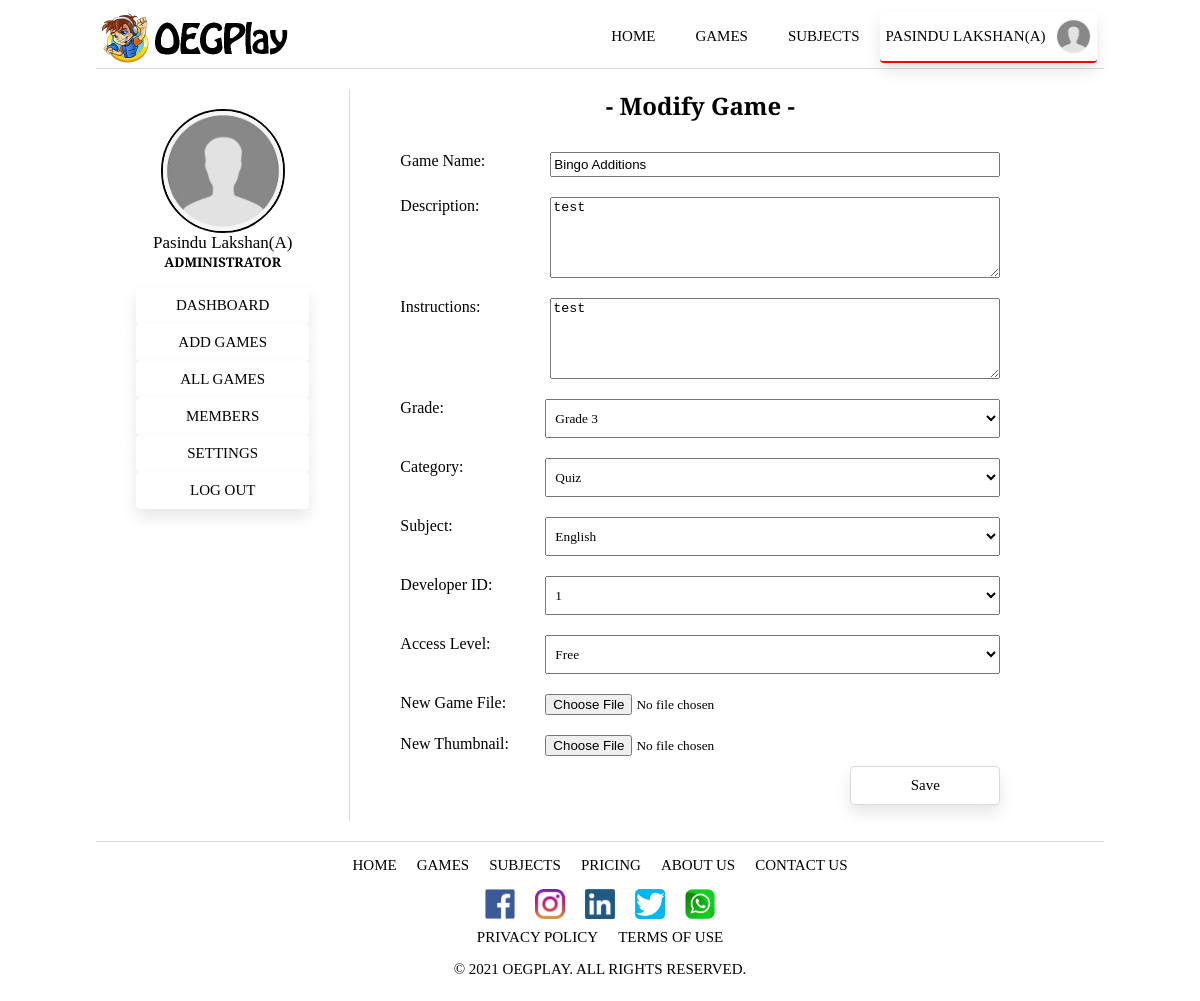
The page /modifygame.php?id=29 (signed in) on the database its author committed.
### tables this page shows
CREATE TABLE `game` (
  `gameID` int(11) NOT NULL,
  `gameName` varchar(128) NOT NULL,
  `gameGrade` varchar(128) NOT NULL,
  `gameCategory` varchar(128) NOT NULL,
  `gameSubject` varchar(128) NOT NULL,
  `gameDescription` varchar(1000) DEFAULT NULL,
  `gameInstructions` varchar(1000) DEFAULT NULL,
  `gameAccess` char(10) NOT NULL,
  `adminID` int(11) NOT NULL,
  `devID` int(11) NOT NULL,
  `gFile` varchar(256) DEFAULT NULL,
  `gThumbnail` varchar(256) DEFAULT NULL,
  `added_date` date NOT NULL,
  `last_modified_date` date NOT NULL
);

### modifygame.php (the view, shortened to what this page needs)
<?php
      include 'header.php';
?>
    <div class="a-container">
      <?php include 'admin-sidebar.php'; ?>
      <div class="ag-container">
        <h2>- Modify Game -</h2>
        <?php
          require 'includes/database.inc.php';
          $mid = $_GET['id'];
          echo '<form action="includes/modifygame.inc.php?id='.$mid.'" method="post" name="modify-game" onsubmit="return validateForm()" enctype="multipart/form-data" >';
          $sql = "SELECT gameName, gameGrade, gameCategory, gameSubject, gameDescription, gameInstructions, gameAccess, devID FROM Game WHERE gameID = $mid";
          $result = mysqli_query($conn, $sql);
          if (mysqli_num_rows($result) > 0) {
          $row = mysqli_fetch_assoc($result);
          $gName = $row["gameName"];
          $gGrade = $row["gameGrade"];
          $gCategory = $row["gameCategory"];
          $gSubject = $row["gameSubject"];
          $gDesc = $row["gameDescription"];
          $gInst = $row["gameInstructions"];
          $gAccess = $row["gameAccess"];
          $devID = $row["devID"];
          }
          else{
          }
          echo '<div class="form-item">
                  <label for="name">Game Name:</label>
                  <input type="text" name="gamename" id="name" value = "'.$gName.'" required/>
                </div>';
          echo '<div class="form-item">
                  <label for="desc">Description:</label>
                  <textarea
                    name="description"
                    id="desc"
                    rows="5"
                    cols="50"
                  >'.$gDesc.'</textarea>
                  </div>';
          echo '<div class="form-item">
                  <label for="inst">Instructions:</label>
                  <textarea
                  name="instructions"
                  id="inst"
                  rows="5"
                  cols="50"
                  >'.$gInst.'</textarea>
                  </div>';
              $sql = "SELECT gradeName FROM Grade";
              $result = mysqli_query($conn, $sql);
              if (mysqli_num_rows($result) > 0) {
                echo '<div class="form-item">';
                echo '<label for="grades">Grade:</label>';
                echo '<select name="grade" id="grades" required>';
                while($row = mysqli_fetch_assoc($result)) {
                  if($gGrade == $row['gradeName']){
                    echo '<option selected value="'.$row['gradeName'].'" >'.$row["gradeName"].'</option>';
                  }
                  else{
                    echo '<option value="'.$row['gradeName'].'" >'.$row["gradeName"].'</option>';
                  }
                }
                echo '</select>';
                echo '</div>';
              } else {
                echo "O Grades Found!";
              }
              $sql = "SELECT categoryName FROM Category";
              $result = mysqli_query($conn, $sql);
              if (mysqli_num_rows($result) > 0) {
                echo '<div class="form-item">';
                echo '<label for="categories">Category:</label>';
                echo '<select name="category" id="categories" required>';
                while($row = mysqli_fetch_assoc($result)) {
                  if($gCategory == $row["categoryName"]){
                    echo '<option selected value="'.$row['categoryName'].'" >'.$row["categoryName"].'</option>';
                  }
                  else{
                    echo '<option value="'.$row['categoryName'].'" >'.$row["categoryName"].'</option>';
                  }
                }
                echo '</select>';
                echo '</div>';
              } else {
                echo "O Categories Found!";
              }
              $sql = "SELECT subjectName FROM Subject";
              $result = mysqli_query($conn, $sql);
              if (mysqli_num_rows($result) > 0) {
                echo '<div class="form-item">';
                echo '<label for="subjects">Subject:</label>';
                echo '<select name="subject" id="subjects" required>';
                while($row = mysqli_fetch_assoc($result)) {
                  if($gSubject== $row["subjectName"]){
                    echo '<option selected value="'.$row['subjectName'].'" >'.$row["subjectName"].'</option>';
                  }
                  else{
                    echo '<option value="'.$row['subjectName'].'" >'.$row["subjectName"].'</option>';
                  }
                }
                echo '</select>';
                echo '</div>';
              } else {
                echo "O Subjects Found!";
              }
              $sql = "SELECT devID FROM Developer";
              $result = mysqli_query($conn, $sql);
              if (mysqli_num_rows($result) > 0) {
                echo '<div class="form-item">';
                echo '<label for="developers">Developer ID:</label>';
                echo '<select name="developer" id="developers" required>';
                while($row = mysqli_fetch_assoc($result)) {
                  if($devID == $row["devID"]){
                    echo '<option selected value="'.$row['devID'].'" >'.$row["devID"].'</option>';
                  }
                  else{
                    echo '<option value="'.$row['devID'].'" >'.$row["devID"].'</option>';
                  }
                }
                echo '</select>';
                echo '</div>';
              } else {
                echo "O Developers Found!";
              }
              echo '<div class="form-item">
                    <label for="gaccess">Access Level:</label>
                    <select name="access" id="gaccess" required>';
                    if($gAccess == "Free"){
                      echo '<option selected value="Free">Free</option>';
                    }
                    else{
                      echo '<option value="Free">Free</option>';
                      echo '<option selected value="Premium">Premium</option>';
                    }
              echo '</select>
                    </div>';
          ?>
          <div class="form-item">
            <label for="gfile">New Game File:</label>
            <input type="file" name="gamefile" id="gfile"/>
          </div>
          <div class="form-item">
            <label for="gthumbnail">New Thumbnail:</label>
            <input type="file" name="thumbnail" id="gthumbnail" />
          </div>
          <div class="ag-buttons">
            <button class="addgame-btn" name = "submit" type= "submit" onclick="return confirm('Please confirm!')">Save</button>
          </div>
        </form>
      </div>
    </div>
<?php include('./footer.php'); ?>

### css/sidebar.css (style rules this page uses)
.a-container { display: flex; }

### css/add-games.css (style rules this page uses)
.ag-container { margin-left: 50px; font-family: "Bree Serif", serif; margin-bottom: 20px; }
.ag-container h2 { text-align: center; }
form { display: flex; flex-direction: column; justify-content: center; width: 600px; }
.form-item { margin: 10px 0; display: flex; align-items: top; justify-content: space-between; }
.form-item input[type="text"] { height: 25px; }
.form-item input[type="text"], textarea { width: 450px; }
.form-item input[type="file"], select { width: 455px; }
select { cursor: pointer; padding: 10px 5px; font-family: "Bree Serif", serif; }
select:after { background-color: white; }
.ag-buttons { display: flex; justify-content: end; }
.reset-btn, .addgame-btn { background-color: white; border: solid 1px rgb(224, 217, 217); border-radius: 4px; cursor: pointer; box-shadow: inset 0 0 0 2px black; box-shadow: 0px 8px 15px rgba(0, 0, 0, 0.1); white-space: nowrap; text-align: center; padding: 10px 20px; margin-left: 20px; width: 150px; font-family: "Bree Serif", serif; font-size: 15px; color: black; }
input[type="file"] { cursor: pointer; font-family: "Bree Serif", serif; }

### css/header.css (style rules this page uses)
html { max-width: 1024px; margin: auto; }

### rows shown on the page
game: gamename "Bingo Additions", description "test", instructions "test", access "Free"

### other values the page prints
$_SESSION["firstName"] "PASINDU"
$_SESSION["lastName"] "LAKSHAN(A)"
$_SESSION["firstName"] "Pasindu"
$_SESSION["lastName"] "Lakshan(A)"
form field grade "Grade 3"
form field category "Quiz"
form field subject "English"
form field developer "1"
